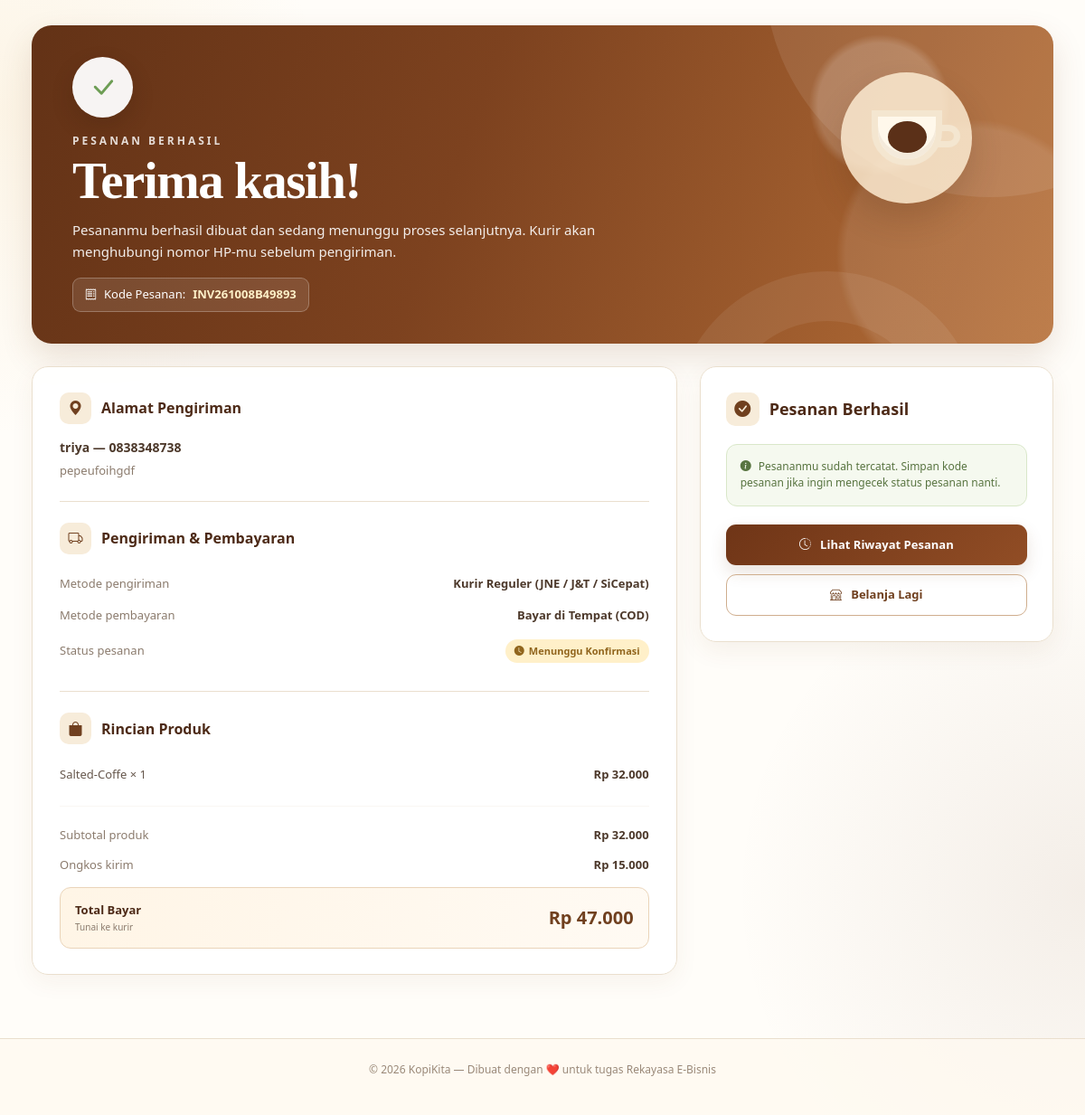
The page /pesanan_sukses.php?id=2 (signed in) on the database its author committed.
### tables this page shows
CREATE TABLE `orders` (
  `id_order` int(11) NOT NULL,
  `id_user` int(11) NOT NULL,
  `kode_pesanan` varchar(20) NOT NULL,
  `nama_penerima` varchar(150) NOT NULL,
  `no_hp` varchar(25) NOT NULL,
  `alamat_pengiriman` text NOT NULL,
  `metode_pengiriman` varchar(30) NOT NULL,
  `label_pengiriman` varchar(100) NOT NULL,
  `ongkir` decimal(12,2) NOT NULL DEFAULT 0.00,
  `metode_pembayaran` varchar(20) NOT NULL DEFAULT 'COD',
  `catatan` text DEFAULT NULL,
  `subtotal_produk` decimal(12,2) NOT NULL DEFAULT 0.00,
  `total_bayar` decimal(12,2) NOT NULL DEFAULT 0.00,
  `status` varchar(30) NOT NULL DEFAULT 'Menunggu Konfirmasi',
  `created_at` datetime NOT NULL DEFAULT current_timestamp()
);

CREATE TABLE `order_items` (
  `id_item` int(11) NOT NULL,
  `id_order` int(11) NOT NULL,
  `id_produk` int(11) NOT NULL,
  `nama_produk` varchar(200) NOT NULL,
  `harga_satuan` decimal(12,2) NOT NULL,
  `qty` int(11) NOT NULL,
  `subtotal` decimal(12,2) NOT NULL
);

### includes/functions.php (called while the page is built, shortened)
<?php
function formatRupiah($angka) {
    return 'Rp ' . number_format($angka, 0, ',', '.');
}

### pesanan_sukses.php (the view, shortened to what this page needs)
<?php
require_once 'includes/db.php';
require_once 'includes/functions.php';
$orderId = (int)($_GET['id'] ?? 0);
$stmt = $pdo->prepare("SELECT * FROM orders WHERE id_order = ? AND id_user = ?");
$stmt->execute([$orderId, $_SESSION['user_id']]);
$order = $stmt->fetch();
$stmtItems = $pdo->prepare("SELECT * FROM order_items WHERE id_order = ?");
$stmtItems->execute([$orderId]);
$orderItems = $stmtItems->fetchAll();
?>
<!DOCTYPE html>
<html lang="id">
<head>
    <link
        href="https://cdn.jsdelivr.net/npm/bootstrap@5.3.0/dist/css/bootstrap.min.css"
        rel="stylesheet">
    <link
        href="https://cdn.jsdelivr.net/npm/bootstrap-icons@1.11.0/font/bootstrap-icons.css"
        rel="stylesheet">
</head>
<body>
    <main class="success-container">
        <section class="success-hero">
            <div class="hero-content">
                <div class="success-icon">
                    <i class="bi bi-check-lg"></i>
                </div>
                <div class="hero-small">
                    Pesanan Berhasil
                </div>
                <h1 class="hero-title">
                    Terima kasih!
                </h1>
                <p class="hero-description">
                    Pesananmu berhasil dibuat dan sedang menunggu
                    proses selanjutnya. Kurir akan menghubungi
                    nomor HP-mu sebelum pengiriman.
                </p>
                <div class="order-code">
                    <i class="bi bi-receipt"></i>
                    Kode Pesanan:
                    <strong>
                        <?= htmlspecialchars($order['kode_pesanan']) ?>
                    </strong>
                </div>
            </div>
            <div class="coffee-decoration">
                <div class="coffee-cup"></div>
            </div>
        </section>
        <div class="content-grid">
            <div class="order-card">
                <div class="card-section">
                    <div class="section-title">
                        <i class="bi bi-geo-alt-fill"></i>
                        Alamat Pengiriman
                    </div>
                    <div class="receiver">
                        <?= htmlspecialchars($order['nama_penerima']) ?>
                        —
                        <?= htmlspecialchars($order['no_hp']) ?>
                    </div>
                    <div class="address">
                        <?= nl2br(
                            htmlspecialchars(
                                $order['alamat_pengiriman']
                            )
                        ) ?>
                    </div>
                </div>
                <div class="card-section">
                    <div class="section-title">
                        <i class="bi bi-truck"></i>
                        Pengiriman & Pembayaran
                    </div>
                    <div class="info-row">
                        <span class="info-label">
                            Metode pengiriman
                        </span>
                        <span class="info-value">
                            <?= htmlspecialchars(
                                $order['label_pengiriman']
                            ) ?>
                        </span>
                    </div>
                    <div class="info-row">
                        <span class="info-label">
                            Metode pembayaran
                        </span>
                        <span class="info-value">
                            Bayar di Tempat (COD)
                        </span>
                    </div>
                    <div class="info-row">
                        <span class="info-label">
                            Status pesanan
                        </span>
                        <span class="status-badge">
                            <i class="bi bi-clock-fill"></i>
                            <?= htmlspecialchars(
                                $order['status']
                            ) ?>
                        </span>
                    </div>
                </div>
                <div class="card-section">
                    <div class="section-title">
                        <i class="bi bi-bag-fill"></i>
                        Rincian Produk
                    </div>
                    <?php foreach ($orderItems as $it): ?>
                        <div class="product-row">
                            <span class="product-name">
                                <?= htmlspecialchars(
                                    $it['nama_produk']
                                ) ?>
                                × <?= $it['qty'] ?>
                            </span>
                            <span class="product-price">
                                <?= formatRupiah(
                                    $it['subtotal']
                                ) ?>
                            </span>
                        </div>
                    <?php endforeach; ?>
                    <hr class="summary-divider">
                    <div class="summary-line">
                        <span>
                            Subtotal produk
                        </span>
                        <span>
                            <?= formatRupiah(
                                $order['subtotal_produk']
                            ) ?>
                        </span>
                    </div>
                    <div class="summary-line">
                        <span>
                            Ongkos kirim
                        </span>
                        <span>
                            <?= formatRupiah(
                                $order['ongkir']
                            ) ?>
                        </span>
                    </div>
                    <div class="total-box">
                        <div class="total-label">
                            Total Bayar
                            <small>
                                Tunai ke kurir
                            </small>
                        </div>
                        <div class="total-price">
                            <?= formatRupiah(
                                $order['total_bayar']
                            ) ?>
                        </div>
                    </div>
                </div>
            </div>
            <aside class="side-card">
                <div class="side-heading">
                    <i class="bi bi-check-circle-fill"></i>
                    Pesanan Berhasil
                </div>
                <div class="success-message">
                    <i class="bi bi-info-circle-fill"></i>
                    Pesananmu sudah tercatat.
                    Simpan kode pesanan jika ingin
                    mengecek status pesanan nanti.
                </div>
                <a
                    href="user/riwayat_pesanan.php"
                    class="btn-main">
                    <i class="bi bi-clock-history"></i>
                    &nbsp;
                    Lihat Riwayat Pesanan
                </a>
                <a
                    href="katalog.php"
                    class="btn-secondary-custom">
                    <i class="bi bi-shop"></i>
                    &nbsp;
                    Belanja Lagi
                </a>
            </aside>
        </div>
    </main>
    <?php include 'footer.php'; ?>
</body>
</html>

### rows shown on the page
orders: kode_pesanan "INV261008B49893", nama_penerima "triya", no_hp "0838348738", alamat_pengiriman "pepeufoihgdf", label_pengiriman "Kurir Reguler (JNE / J&T / SiCepat)", status "Menunggu Konfirmasi", subtotal_produk "Rp 32.000", ongkir "Rp 15.000", total_bayar "Rp 47.000"
order_items: nama_produk "Salted-Coffe", qty "1", subtotal "Rp 32.000"
